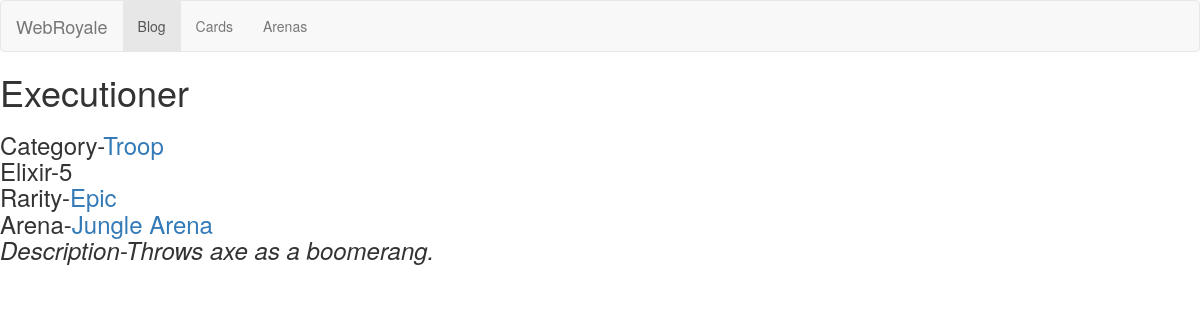
The page /card/card/2/ on the database its author committed.
### card/models.py (models this page shows, shortened)
class Crd(models.Model):
	name=models.CharField(max_length=25)
	typ=models.ForeignKey(Typ,on_delete=models.CASCADE)
	elixir=models.IntegerField()
	description=models.TextField()
	rarity=models.ForeignKey(Rarity,on_delete=models.CASCADE)
	arena=models.ForeignKey(Arena,on_delete=models.CASCADE)

class Typ(models.Model):
	name=models.CharField(max_length=20)
	def __str__(self):
		return self.name

class Rarity(models.Model):
	name=models.CharField(max_length=20)
	def __str__(self):
		return self.name

class Arena(models.Model):
	name=models.CharField(max_length=30,default='Training Camp')
	number=models.IntegerField(primary_key=True)
	def __str__(self):
		return self.name

### card/views.py (the view)
# urls.py: url(r'^card/(?P<card_id>[0-9]+)/$', views.view_card, name='view_card'),
def view_card(request,card_id):
	card=get_object_or_404(Crd,pk=card_id)
	return render(request,'card/view_card.html',{'card':card})

### card/templates/card/view_card.html (shortened to what this page needs)
{% extends 'card/base.html' %}
{% block title %}{{card.name }}{% endblock %}
{% block content %}
	<h3>
    Category-<a href="{% url 'card:view_type' card.typ_id %}">{{ card.typ }}</a><br>
    Elixir-{{ card.elixir }}<br>
    Rarity-<a href="{% url 'card:view_rarity' card.rarity_id %}">{{ card.rarity }}</a><br>
    Arena-<a href="{% url 'card:view_arena' card.arena.number %}">{{ card.arena }}</a><br>
    <i>Description-{{ card.description }}<br></i>
    </h3>
{% endblock %}

### rows shown on the page
Crd: name "Executioner", typ "Troop", elixir "5", rarity "Epic", arena "Jungle Arena", description "Throws axe as a boomerang."
